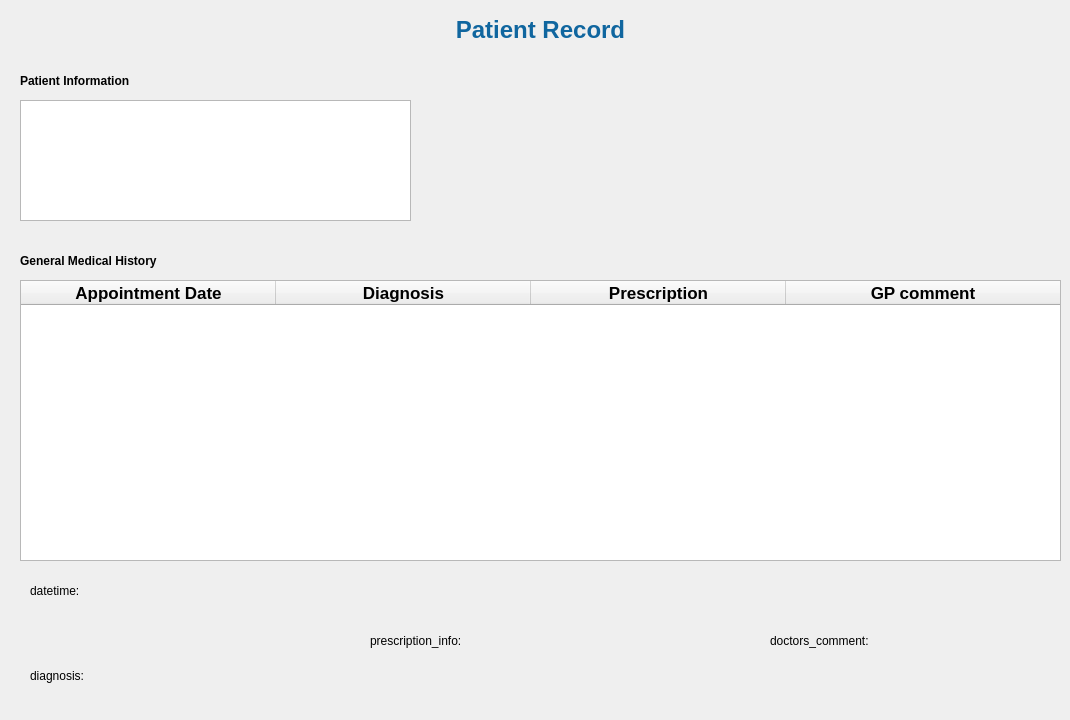
    <widget class="QWidget" name="patient_record_page">
     <widget class="QLabel" name="general_label_4">
      <property name="geometry">
       <rect>
        <x>350</x>
        <y>10</y>
        <width>381</width>
        <height>41</height>
       </rect>
      </property>
      <property name="text">
       <string>&lt;html&gt;&lt;head/&gt;&lt;body&gt;&lt;p align=&quot;center&quot;&gt;&lt;span style=&quot; font-size:18pt; font-weight:600; color:#10669f;&quot;&gt;Patient Record&lt;/span&gt;&lt;/p&gt;&lt;/body&gt;&lt;/html&gt;</string>
      </property>
      <property name="wordWrap">
       <bool>true</bool>
      </property>
     </widget>
     <widget class="QLabel" name="label_9">
      <property name="geometry">
       <rect>
        <x>20</x>
        <y>70</y>
        <width>251</width>
        <height>21</height>
       </rect>
      </property>
      <property name="font">
       <font>
        <weight>75</weight>
        <bold>true</bold>
       </font>
      </property>
      <property name="text">
       <string>Patient Information</string>
      </property>
     </widget>
     <widget class="QListWidget" name="patient_information_list">
      <property name="geometry">
       <rect>
        <x>20</x>
        <y>100</y>
        <width>391</width>
        <height>121</height>
       </rect>
      </property>
     </widget>
     <widget class="QLabel" name="label_10">
      <property name="geometry">
       <rect>
        <x>20</x>
        <y>245</y>
        <width>301</width>
        <height>31</height>
       </rect>
      </property>
      <property name="font">
       <font>
        <weight>75</weight>
        <bold>true</bold>
       </font>
      </property>
      <property name="text">
       <string>General Medical History</string>
      </property>
     </widget>
     <widget class="QTableWidget" name="medical_history_table">
      <property name="geometry">
       <rect>
        <x>20</x>
        <y>280</y>
        <width>1041</width>
        <height>281</height>
       </rect>
      </property>
      <property name="sizeAdjustPolicy">
       <enum>QAbstractScrollArea::AdjustToContents</enum>
      </property>
      <property name="dragEnabled">
       <bool>false</bool>
      </property>
      <property name="alternatingRowColors">
       <bool>false</bool>
      </property>
      <property name="selectionBehavior">
       <enum>QAbstractItemView::SelectRows</enum>
      </property>
      <property name="columnCount">
       <number>4</number>
      </property>
      <attribute name="horizontalHeaderCascadingSectionResizes">
       <bool>false</bool>
      </attribute>
      <attribute name="horizontalHeaderDefaultSectionSize">
       <number>255</number>
      </attribute>
      <attribute name="horizontalHeaderHighlightSections">
       <bool>false</bool>
      </attribute>
      <attribute name="horizontalHeaderStretchLastSection">
       <bool>true</bool>
      </attribute>
      <column>
       <property name="text">
        <string>Appointment Date</string>
       </property>
       <property name="font">
        <font>
         <pointsize>13</pointsize>
         <weight>75</weight>
         <bold>true</bold>
        </font>
       </property>
      </column>
      <column>
       <property name="text">
        <string>Diagnosis</string>
       </property>
       <property name="font">
        <font>
         <pointsize>13</pointsize>
         <weight>75</weight>
         <bold>true</bold>
        </font>
       </property>
      </column>
      <column>
       <property name="text">
        <string>Prescription</string>
       </property>
       <property name="font">
        <font>
         <pointsize>13</pointsize>
         <weight>75</weight>
         <bold>true</bold>
        </font>
       </property>
      </column>
      <column>
       <property name="text">
        <string>GP comment</string>
       </property>
       <property name="font">
        <font>
         <pointsize>13</pointsize>
         <weight>75</weight>
         <bold>true</bold>
        </font>
       </property>
      </column>
     </widget>
     <widget class="QLabel" name="prescription_info_label_2">
      <property name="geometry">
       <rect>
        <x>370</x>
        <y>580</y>
        <width>271</width>
        <height>121</height>
       </rect>
      </property>
      <property name="mouseTracking">
       <bool>true</bool>
      </property>
      <property name="text">
       <string>prescription_info:</string>
      </property>
      <property name="wordWrap">
       <bool>true</bool>
      </property>
     </widget>
     <widget class="QLabel" name="doctors_comment_label_2">
      <property name="geometry">
       <rect>
        <x>770</x>
        <y>580</y>
        <width>271</width>
        <height>121</height>
       </rect>
      </property>
      <property name="mouseTracking">
       <bool>true</bool>
      </property>
      <property name="text">
       <string>doctors_comment:</string>
      </property>
      <property name="wordWrap">
       <bool>true</bool>
      </property>
     </widget>
     <widget class="QLabel" name="diagnosis_label_2">
      <property name="geometry">
       <rect>
        <x>30</x>
        <y>640</y>
        <width>261</width>
        <height>71</height>
       </rect>
      </property>
      <property name="mouseTracking">
       <bool>true</bool>
      </property>
      <property name="text">
       <string>diagnosis:</string>
      </property>
      <property name="wordWrap">
       <bool>true</bool>
      </property>
     </widget>
     <widget class="QLabel" name="appointment_date_label">
      <property name="geometry">
       <rect>
        <x>30</x>
        <y>570</y>
        <width>241</width>
        <height>41</height>
       </rect>
      </property>
      <property name="mouseTracking">
       <bool>true</bool>
      </property>
      <property name="text">
       <string>datetime:</string>
      </property>
      <property name="wordWrap">
       <bool>true</bool>
      </property>
     </widget>
    </widget>
